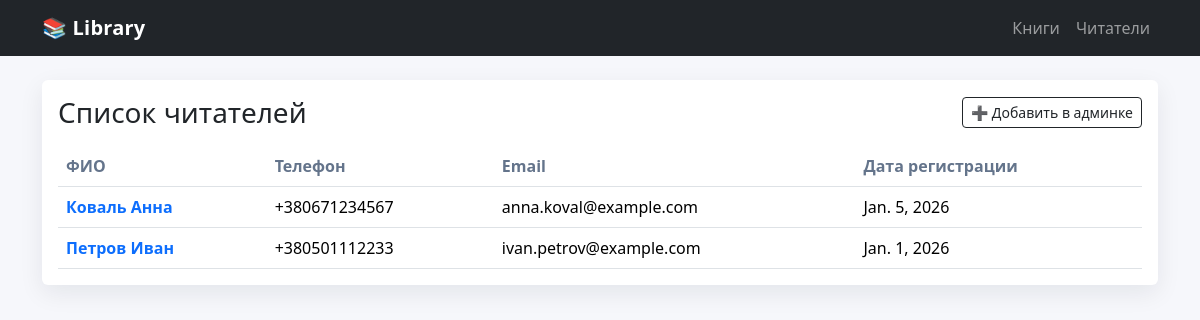
The page /readers/ (signed in) on the database its author committed.
### main/models.py (models this page shows, shortened)
class Reader(models.Model):
    first_name = models.CharField("Ім'я", max_length=50)
    last_name = models.CharField("Прізвище", max_length=50)
    phone = models.CharField("Контактний телефон", max_length=20)
    email = models.EmailField("Email", unique=True)
    joined_at = models.DateField("Дата запису до бібліотеки", auto_now_add=True)

### main/views.py (the view)
# urls.py: path("readers/", ReaderListView.as_view(), name="reader_list"),
class ReaderListView(LoginRequiredMixin, ListView):
    model = Reader
    template_name = "library/reader_list.html"
    context_object_name = "readers"
    ordering = ["last_name", "first_name"]

### main/templates/library/reader_list.html (shortened to what this page needs)
{% extends "library/base.html" %}
{% block content %}
<div class="card p-3">
  <div class="d-flex align-items-center justify-content-between mb-3">
    <h3 class="m-0">Список читателей</h3>
    <a class="btn btn-sm btn-outline-dark" href="/admin/library/reader/">➕ Добавить в админке</a>
  </div>
  <div class="table-responsive">
    <table class="table align-middle mb-0">
      <thead>
        <tr>
          <th>ФИО</th>
          <th>Телефон</th>
          <th>Email</th>
          <th>Дата регистрации</th>
        </tr>
      </thead>
      <tbody>
        {% for r in readers %}
        <tr>
          <td>
            <a class="text-decoration-none fw-semibold" href="{% url 'library:reader_detail' r.pk %}">
              {{ r.last_name }} {{ r.first_name }}
            </a>
          </td>
          <td>{{ r.phone }}</td>
          <td>{{ r.email }}</td>
          <td>{{ r.joined_at }}</td>
        </tr>
        {% empty %}
        <tr>
          <td colspan="4" class="text-center text-muted py-4">Читателей пока нет</td>
        </tr>
        {% endfor %}
      </tbody>
    </table>
  </div>
</div>
{% endblock %}

### main/templates/library/base.html (style rules this page uses)
body { background: #f6f7fb; }
.card { border: 0; box-shadow: 0 8px 24px rgba(15, 23, 42, 0.08); }
.table thead th { color: #64748b; font-weight: 600; }

### rows shown on the page
Reader: last_name "Коваль", first_name "Анна", phone "+380671234567", email "anna.koval@example.com", joined_at "Jan. 5, 2026"
Reader: last_name "Петров", first_name "Иван", phone "+380501112233", email "ivan.petrov@example.com", joined_at "Jan. 1, 2026"
